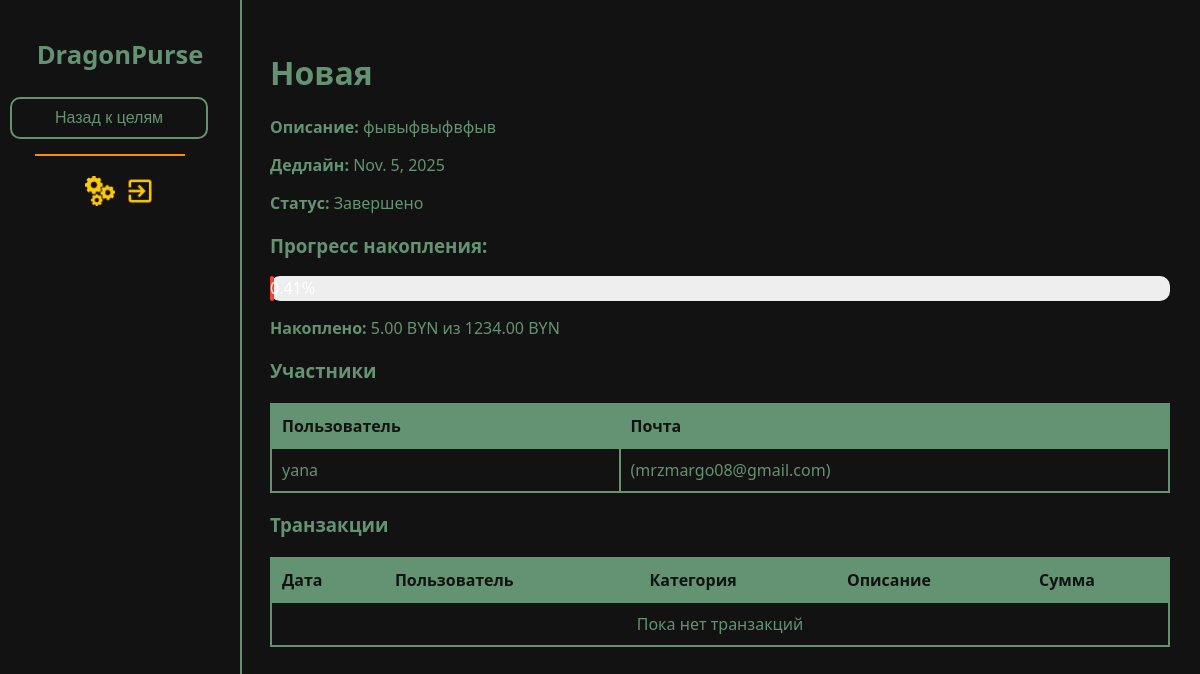
The page /goals/6/ (signed in) on the database as committed earlier.
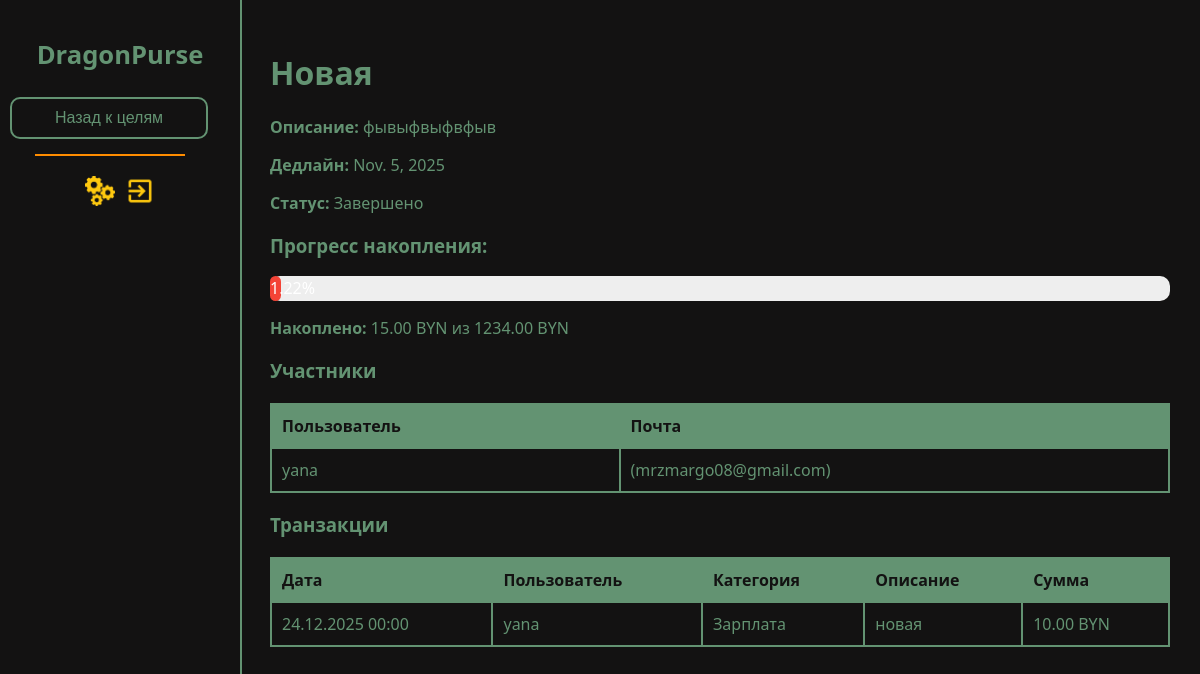
The same page on the database as committed later.
### accounts/models.py (models this page shows, shortened)
class UserGoal(models.Model):
    user = models.ForeignKey(User, on_delete=models.CASCADE, related_name='user_goals')
    goal = models.ForeignKey(Goal, on_delete=models.CASCADE, related_name='user_goals')
    amount = models.DecimalField(max_digits=10, decimal_places=2, verbose_name='Сумма')
    saved = models.DecimalField(max_digits=10, decimal_places=2, default=0, verbose_name='Накоплено')

class Transaction(models.Model):
    user = models.ForeignKey(User, on_delete=models.CASCADE)
    date = models.DateTimeField(auto_now_add=False)
    category = models.ForeignKey(Category, on_delete=models.SET_NULL, null=True)
    description = models.TextField()
    amount = models.DecimalField(max_digits=10, decimal_places=2, default=0.0)
    goal = models.ForeignKey(Goal, on_delete=models.SET_NULL, null=True, blank=True, verbose_name='Цель')
    goal_amount = models.DecimalField(max_digits=10, decimal_places=2, null=True, blank=True, verbose_name='Сумма для цели')

class Category(models.Model):
    CATEGORY_TYPES = [
        ('income', 'Доход'),
        ('expense', 'Расход'),
    ]
    user = models.ForeignKey(User, on_delete=models.CASCADE)  # Это поле должно быть здесь
    name = models.CharField(max_length=100)
    category_type = models.CharField(max_length=10, choices=CATEGORY_TYPES)

### accounts/views.py (the view)
# urls.py: path('goals/<int:goal_id>/', GoalDetailView.as_view(), name='goal_detail'),
class GoalDetailView(LoginRequiredMixin, View):
    template_name = 'accounts/goal_detail.html'
    def get(self, request, goal_id):
        goal = get_object_or_404(Goal, id=goal_id)
        participants = UserGoal.objects.filter(goal=goal).select_related('user')
        total_goal_amount = sum((p.amount for p in participants), Decimal('0'))
        total_saved = sum((p.saved for p in participants), Decimal('0'))
        percent = 0
        if total_goal_amount > 0:
            percent = (total_saved / total_goal_amount * 100).quantize(Decimal('0.01'))
            if percent > 100:
                percent = 100
        if percent < 33:
            color = '#f44336'
        elif percent < 66:
            color = '#ff9800'
        else:
            color = '#4caf50'
        if total_saved >= total_goal_amount:
            goal.status = 'completed'
            goal.save()
        transactions = Transaction.objects.filter(goal=goal).select_related('user', 'category').order_by('-date')
        return render(request, self.template_name, {
            'goal': goal,
            'participants': participants,
            'transactions': transactions,
            'total_goal_amount': total_goal_amount,
            'total_saved': total_saved,
            'percent': percent,
            'color':color
        })

### accounts/templates/accounts/goal_detail.html
{% extends "accounts/base.html" %}
{% load static %}
{% block head %}<link rel="stylesheet" href="{% static 'accounts/css/dashboard.css' %}">
<link rel="stylesheet" href="{% static 'accounts/css/theme.css' %}">{% endblock %}
{% block content %}
<div class="sidebar">
        <h1><a href="{% url 'dashboard' %}">DragonPurse</a></h1>
        <a href="{% url 'goals_list' %}"><button>Назад к целям</button></a>
        <div class="line"></div>
        <div style="display: flex; margin: 5px;">
        <a href="{% url 'settings' %}" style="display: flex; margin: 5px;"><img src="{% static 'accounts/img/settings_photo.png' %}" width="30" height="30" alt="настройки"></a>
        <a href="{% url 'logout' %}" style="display: flex; margin: 5px;"><img src="{% static 'accounts/img/exit_photo.png' %}" width="30" height="30" alt="выход"></a>
        </div>
    </div>
<main>
<h1>{{ goal.name }}</h1>
<p><strong>Описание:</strong> {{ goal.description }}</p>
<p><strong>Дедлайн:</strong> {{ goal.deadline }}</p>
<p><strong>Статус:</strong> {{ goal.get_status_display }}</p>
<h3>Прогресс накопления:</h3>
<div style=" background-color:#eee; border-radius:10px; height:25px;">
  <div style="width:{{ percent }}%; background-color:{{ color }}; height:100%; border-radius:10px; color:white; text-align:center; line-height:25px;">
    {{ percent }}%
  </div>
</div>
<p><strong>Накоплено:</strong> {{ total_saved|floatformat:2 }} BYN из {{ total_goal_amount|floatformat:2 }} BYN</p>
<h3>Участники</h3>
<table border="1" cellpadding="8" style="border-collapse:collapse;">
  <thead>
    <tr>
      <th>Пользователь</th>
      <th>Почта</th>
    </tr>
  </thead>
  <tbody>
    {% for p in participants %}
    <tr>
      <td>{{ p.user.username }} </td>
      <td>({{ p.user.email }})</td>
    </tr>
    {% endfor %}
  </tbody>
</table>
<h3>Транзакции</h3>
<table border="1" cellpadding="8" style="border-collapse:collapse;">
  <thead>
    <tr>
      <th>Дата</th>
      <th>Пользователь</th>
      <th>Категория</th>
      <th>Описание</th>
      <th>Сумма</th>
    </tr>
  </thead>
  <tbody>
    {% for t in transactions %}
    <tr>
      <td>{{ t.date|date:"d.m.Y H:i" }}</td>
      <td>{{ t.user.username }}</td>
      <td>{% if t.category %}
    {{ t.category.name }}
{% else %}
    Без категории
{% endif %}</td>
      <td>{{ t.description }}</td>
      <td>{{ t.goal_amount|floatformat:2 }} BYN</td>
    </tr>
    {% empty %}
    <tr>
      <td colspan="5" style="text-align:center;">Пока нет транзакций</td>
    </tr>
    {% endfor %}
  </tbody>
</table>
</main>
{% endblock %}

Rows that differ between the two databases and show on the page:
added Transaction: date "24.12.2025 00:00", user.username "yana", category.name "Зарплата", description "новая", goal_amount "10.00"
Other text that changed with them:
{{ percent }}: 0.41 → 1.22 (drawn)
{{ percent }}: "0.41" → "1.22"
{{ total_saved|floatformat:2 }}: "5.00" → "15.00"
text no longer shown: "Пока нет транзакций"
